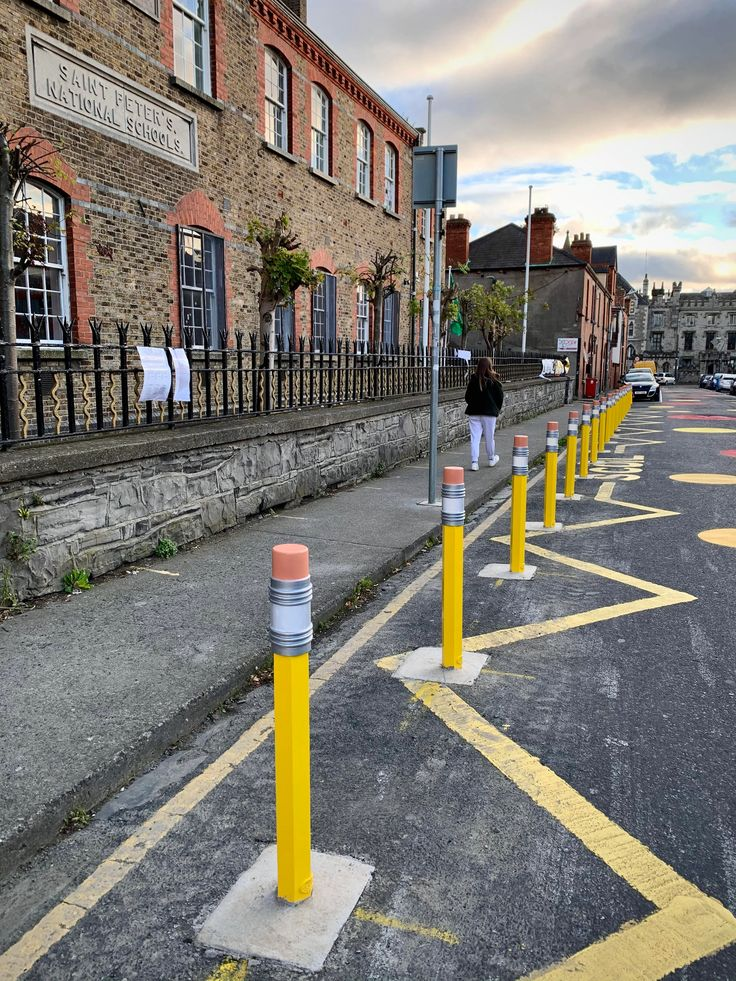
#> input picture nesne_bulma/ana_resim.jpg, 736 x 981 px
$ python nesne_bulma_v1.py
#> lines starting #> are read from the running program, lines starting #| are printed output that depends on the picture; after the words box and inside, x2 and y2 are one past the last pixel; in counts of white or black regions, pixels touching at a corner belong together
import cv2
import numpy as np

img_rgb=cv2.imread("ana_resim.jpg")
#> img_rgb is the input picture: shape (981, 736, 3); mean B, G, R 117.1, 124.1, 127.6
img_gray=cv2.cvtColor(img_rgb,cv2.COLOR_BGR2GRAY)
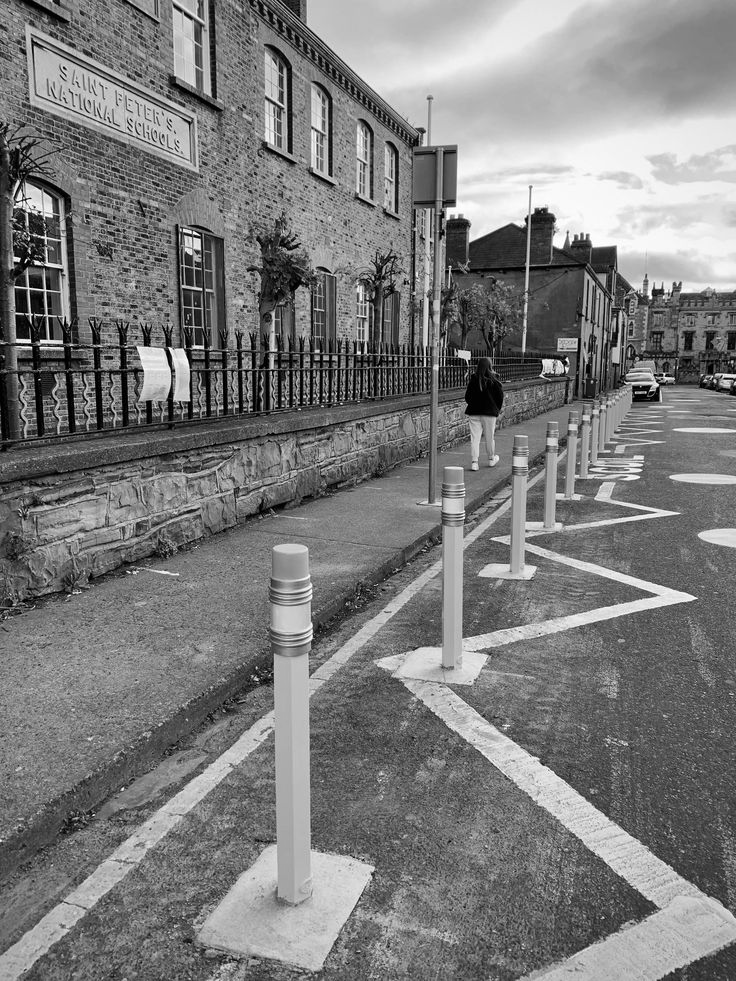
#> img_gray: shape (981, 736); min 0, max 255, mean 124.3

nesne=cv2.imread("nesne_2.jpg", 0)
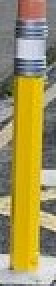
#> input picture nesne_bulma/nesne_2.jpg, 28 x 143 px (shown 2 times larger)
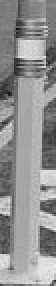
#> nesne: shape (143, 28) (shown 2 times larger); min 12, max 238, mean 145.4

w,h=nesne.shape[::-1]#4 paremetre var ilk 2 paremetre alınmadı sonraki 2yi al demiş olduk
#> w = 28; h = 143
#cv2.matchTemplate: basit nesne bulma işlemlerinde kullanılabilir resim çok küçük de değiştirilse nesne bulunamaz
res=cv2.matchTemplate(img_gray, nesne, cv2.TM_CCOEFF_NORMED)
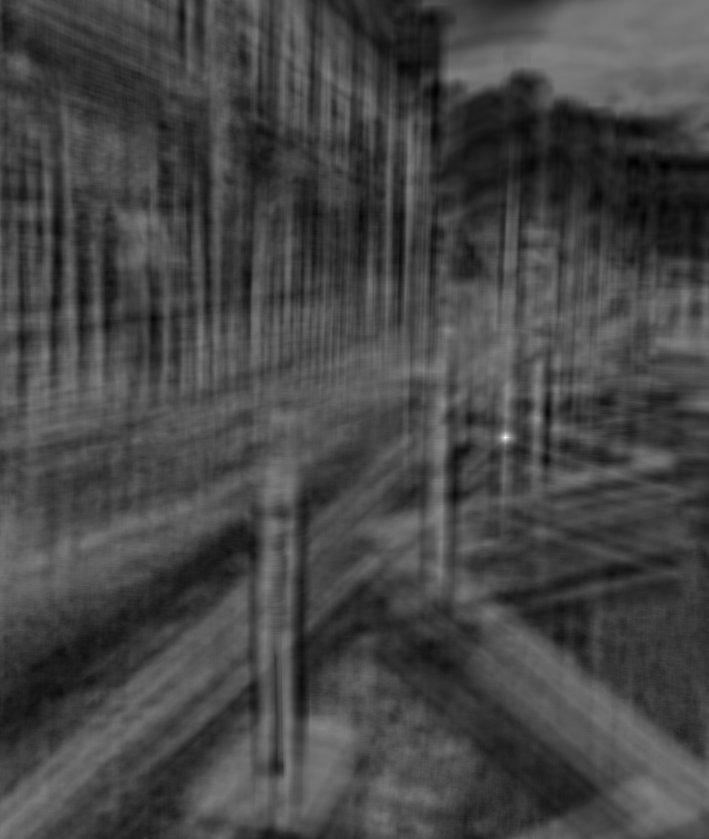
#> res: shape (839, 709) float32; min -0.38, max 0.997, mean -0.000364; drawn with min black and max white
threshold=0.8 #doğruluk payı

loc=np.where(res>threshold) #eşleştirmenin %80den büyük olduğu kısımlarda loc a kaydet
#> loc = ([436, 437, 437, 437, 438], [505, 504, 505, 506, 505])

for n in zip (*loc[::-1]):
    cv2.rectangle(img_rgb,n,(n[0]+w, n[1]+h),(0,0,255),2 )
#> this loop made 5 passes
#> n on passes 1 to 5: (505, 436), (504, 437), (505, 437), (506, 437), (505, 438)
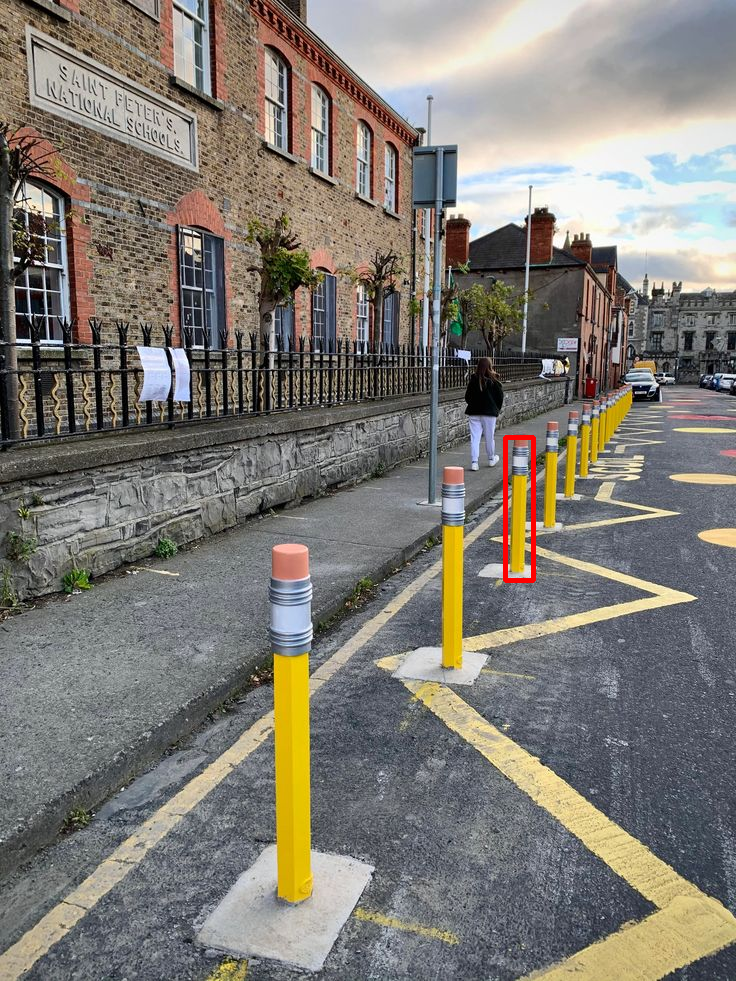
#> img_rgb: shape (981, 736, 3); 0.24% of pixels changed, all inside (x1, y1, x2, y2) = (503, 435, 536, 583)
#                             n noktasının 0. parametresi:sol üst x noktasıdır,sol üst köşenin y bileşeni

cv2.imshow("bulunan nesneler", img_rgb)
cv2.waitKey(0)
cv2.destroyAllWindows()
